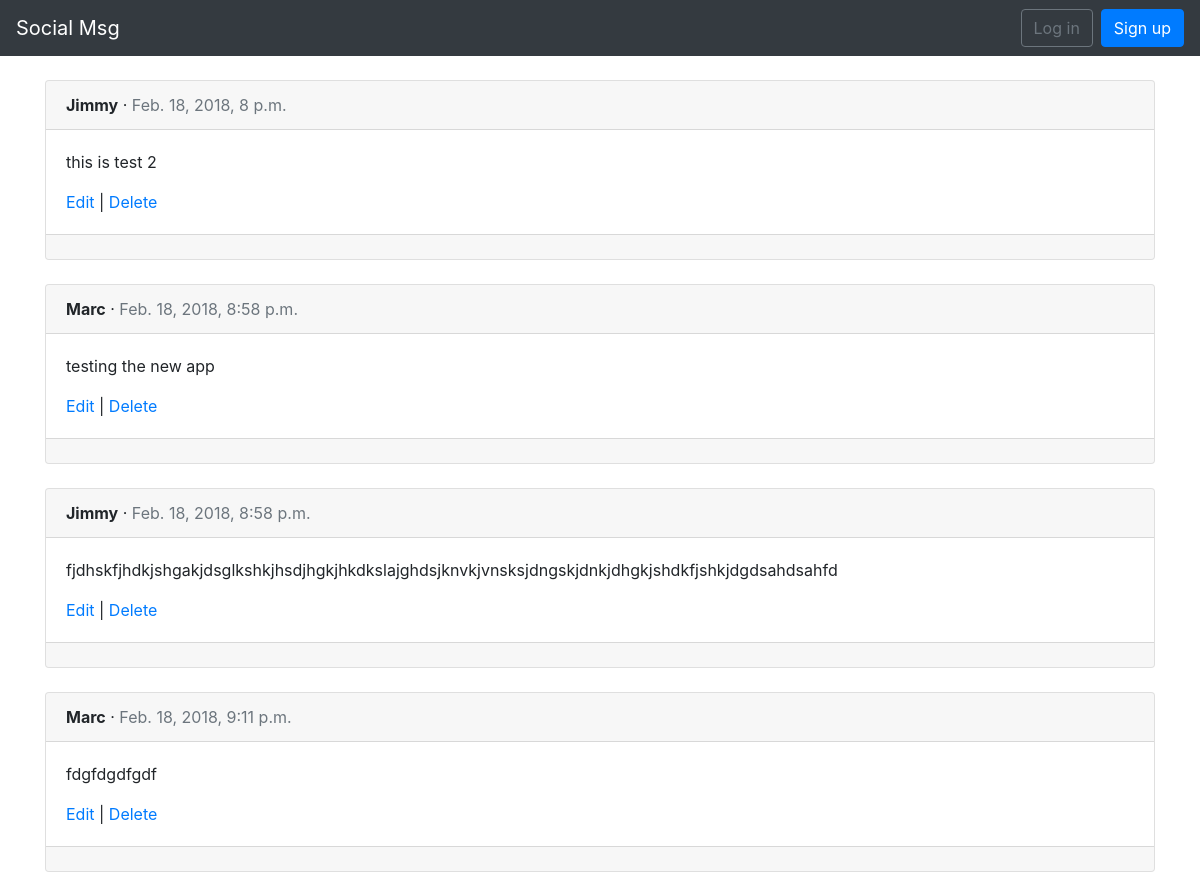
The app's page /posts/, older data.
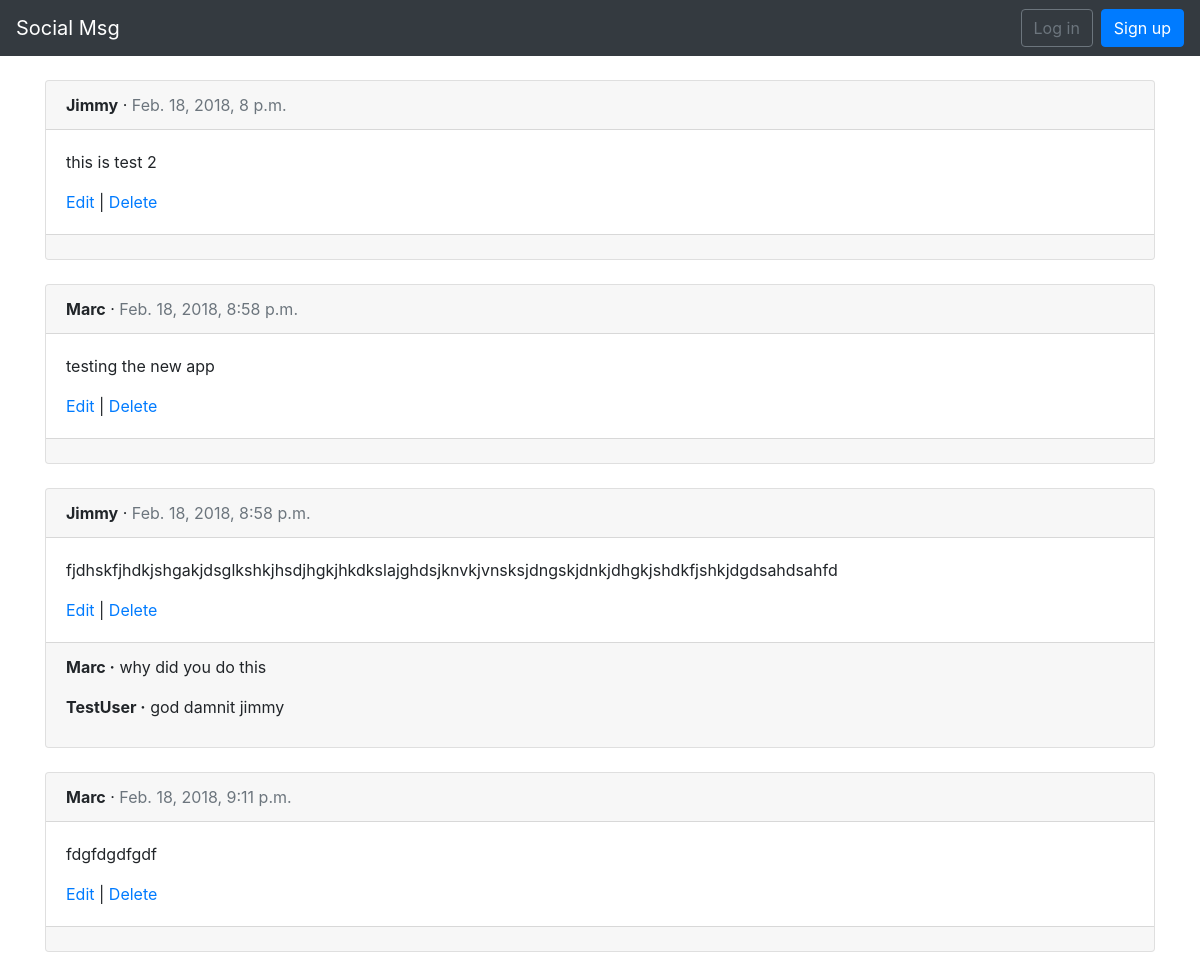
The same page, newer data.
### posts/models.py (models this page shows, shortened)
class Post(models.Model):
    message = models.CharField(max_length=280)
    date = models.DateTimeField(auto_now_add=True)
    author = models.ForeignKey(
        settings.AUTH_USER_MODEL,
        on_delete=models.CASCADE,
    )

class Comment(models.Model):
    post = models.ForeignKey(Post, on_delete=models.CASCADE)
    comment = models.CharField(max_length=140)
    author = models.ForeignKey(
        settings.AUTH_USER_MODEL,
        on_delete=models.CASCADE,
    )
    def __str__(self):
        return self.comment

### users/models.py (models this page shows)
class CustomUser(AbstractUser):
    objects = CustomUserManager()

### posts/views.py (the view)
# urls.py: path('', views.PostListView.as_view(), name='posts'),#
class PostListView(ListView):
    model = models.Post
    template_name = 'post_list.html'

### templates/post_list.html (shortened to what this page needs)
{% extends 'base.html' %}
{% block content %}
  {% for post in object_list %}
    <div class="card">
      <div class="card-header">
        <span class="font-weight-bold">{{ post.author }}</span> &middot; <span class="text-muted">{{ post.date }}</span>
      </div>
      <div class="card-body">
        <p>{{ post.message }}</p>
        <a href="{% url 'post_edit' post.pk %}">Edit</a> | <a href="{% url 'post_delete' post.pk %}">Delete</a>
      </div>
      <div class="card-footer">
        {% for comment in post.comment_set.all %}
          <p>
            <span class="font-weight-bold">{{ comment.author }} &middot;</span>
            {{ comment }}
          </p>
        {% endfor %}
      </div>
    </div>
    <br />
  {% endfor %}
{% endblock content %}

Row changes from the older to the newer data that the page shows:
added Comment: author "Marc", comment "why did you do this", shown under Post (number 3 of 4 on the later page)
added Comment: author "TestUser", comment "god damnit jimmy", shown under Post (number 3 of 4 on the later page)
